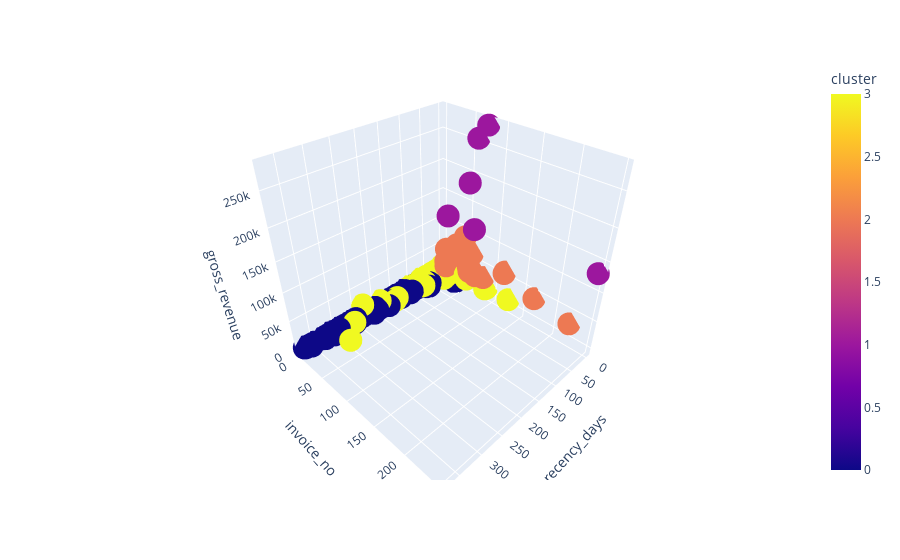

The notebook cell saved with this chart:
### Code cell
fig = px.scatter_3d(df9, x='recency_days', y='invoice_no', z='gross_revenue', color='cluster')
fig.show()

### Figure 1 — Plotly figure (JSON) as saved in the notebook; plotly's stock layout.template omitted (floating-point values rounded to 4 significant figures; data arrays with more than 128 entries replaced by an {"elided": "..."} marker saying what was removed)
{"data": [{"hovertemplate": "recency_days=%{x}<br>invoice_no=%{y}<br>gross_revenue=%{z}<br>cluster=%{marker.color}<extra></extra>", "legendgroup": "", "marker": {"color": {"elided": "4372 int values"}, "coloraxis": "coloraxis", "symbol": "circle"}, "mode": "markers", "name": "", "scene": "scene", "showlegend": false, "type": "scatter3d", "x": {"elided": "4372 int values"}, "y": {"elided": "4372 int values"}, "z": {"elided": "4372 float values"}}], "layout": {"coloraxis": {"colorbar": {"title": {"text": "cluster"}}, "colorscale": [[0, "#0d0887"], [0.1111, "#46039f"], [0.2222, "#7201a8"], [0.3333, "#9c179e"], [0.4444, "#bd3786"], [0.5556, "#d8576b"], [0.6667, "#ed7953"], [0.7778, "#fb9f3a"], [0.8889, "#fdca26"], [1, "#f0f921"]]}, "legend": {"tracegroupgap": 0}, "margin": {"t": 60}, "scene": {"domain": {"x": [0, 1], "y": [0, 1]}, "xaxis": {"title": {"text": "recency_days"}}, "yaxis": {"title": {"text": "invoice_no"}}, "zaxis": {"title": {"text": "gross_revenue"}}}}}
